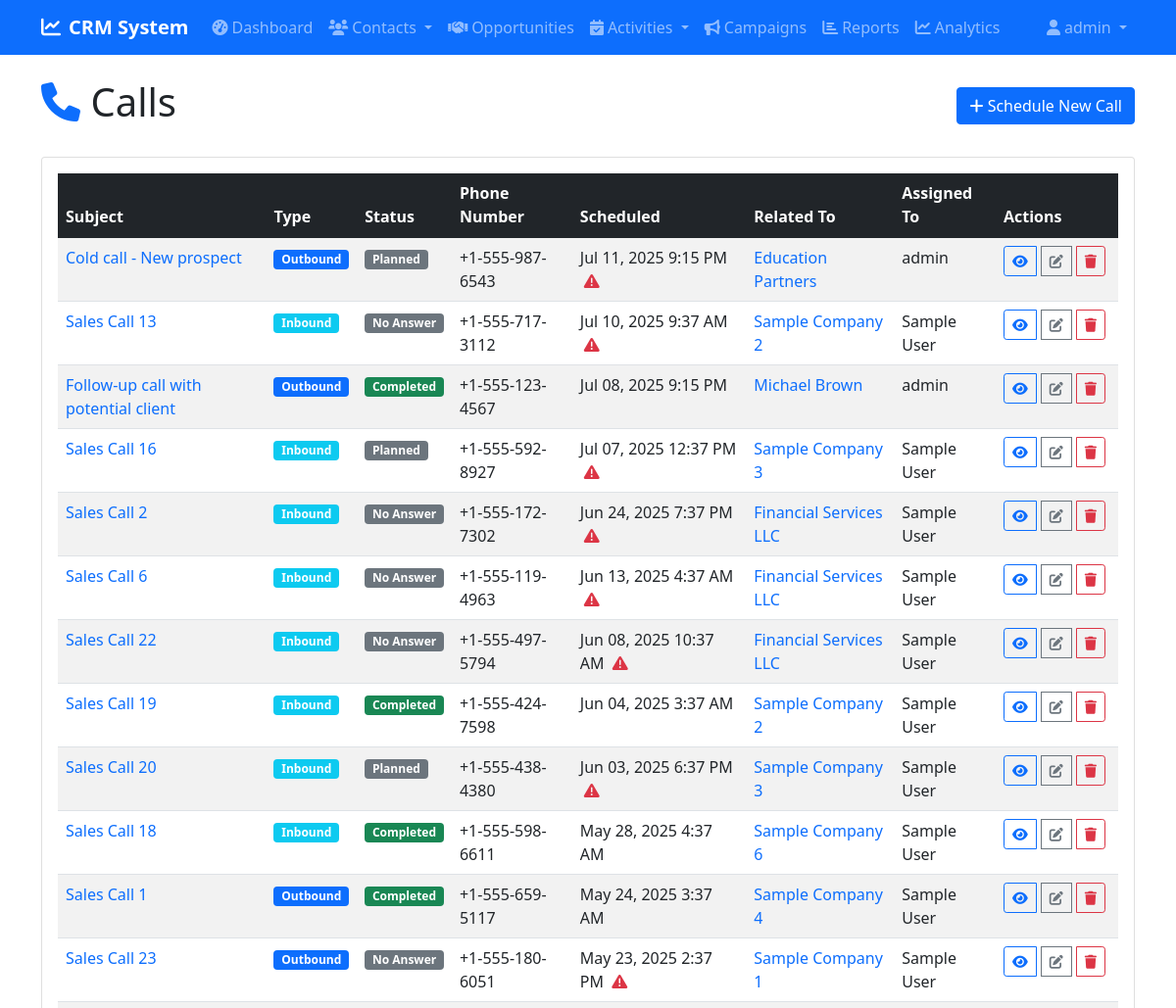
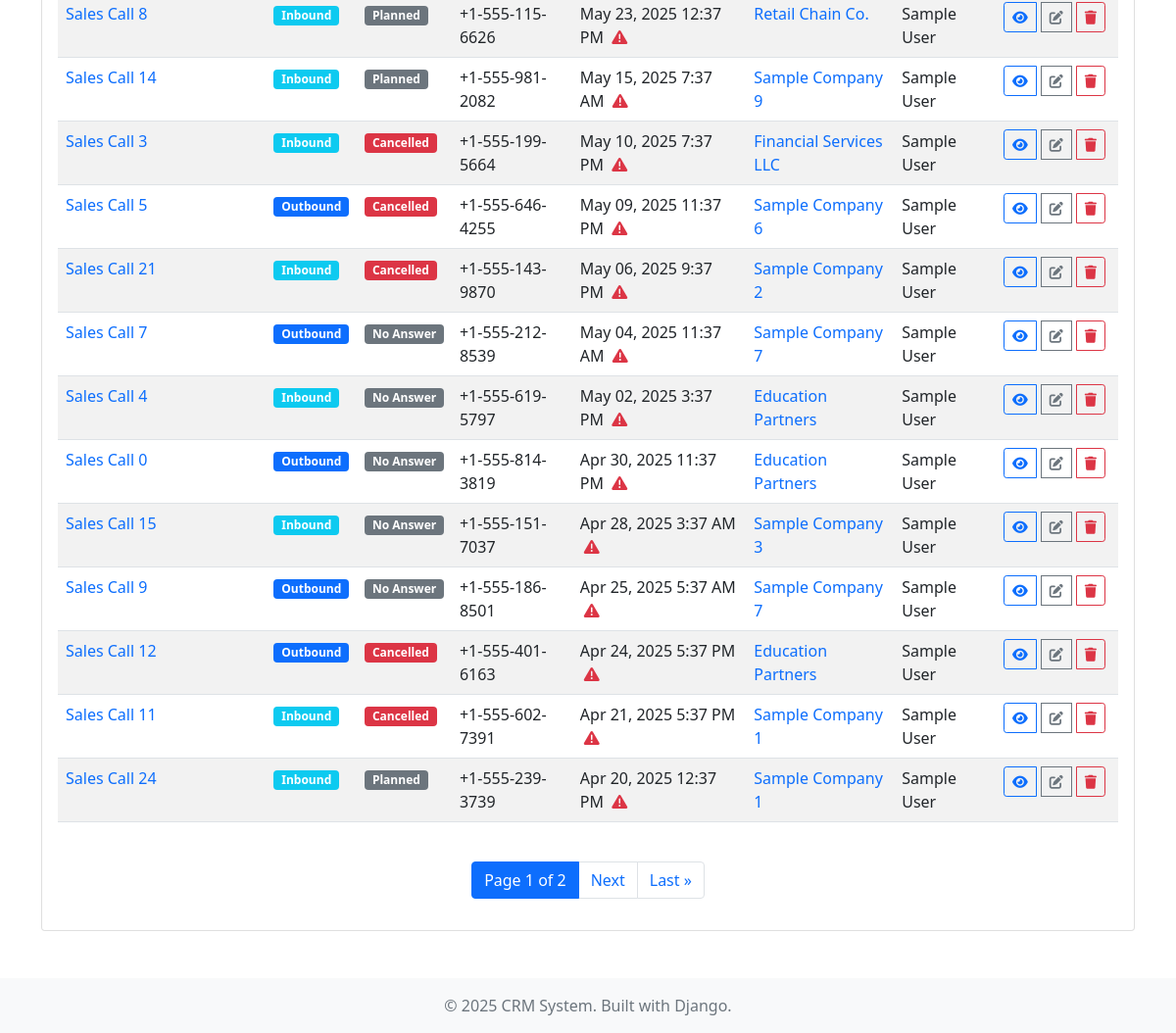
Screenshot of /tasks/calls/ (signed in) with the database file from the repository (2 pictures, top to bottom).
### tasks/models.py (models this page shows, shortened)
class Call(models.Model):
    STATUS_CHOICES = [
        ('planned', 'Planned'),
        ('in_progress', 'In Progress'),
        ('completed', 'Completed'),
        ('cancelled', 'Cancelled'),
        ('no_answer', 'No Answer'),
        ('busy', 'Busy'),
        ('left_message', 'Left Message'),
    ]
    CALL_TYPE_CHOICES = [
        ('inbound', 'Inbound'),
        ('outbound', 'Outbound'),
    ]
    CALL_RESULT_CHOICES = [
        ('interested', 'Interested'),
        ('not_interested', 'Not Interested'),
        ('callback_requested', 'Callback Requested'),
        ('voicemail', 'Voicemail'),
        ('busy', 'Busy'),
        ('no_answer', 'No Answer'),
        ('wrong_number', 'Wrong Number'),
        ('meeting_scheduled', 'Meeting Scheduled'),
        ('sale_closed', 'Sale Closed'),
    ]
    subject = models.CharField(max_length=200)
    call_type = models.CharField(max_length=10, choices=CALL_TYPE_CHOICES, default='outbound')
    status = models.CharField(max_length=15, choices=STATUS_CHOICES, default='planned')
    call_result = models.CharField(max_length=20, choices=CALL_RESULT_CHOICES, blank=True)
    phone_number = models.CharField(max_length=20)
    duration_minutes = models.PositiveIntegerField(null=True, blank=True, help_text="Duration in minutes")
    scheduled_datetime = models.DateTimeField()
    actual_start_time = models.DateTimeField(null=True, blank=True)
    actual_end_time = models.DateTimeField(null=True, blank=True)
    description = models.TextField(blank=True, help_text="Call agenda or notes")
    call_notes = models.TextField(blank=True, help_text="Notes taken during/after the call")
    related_account = models.ForeignKey('accounts.Account', on_delete=models.CASCADE, null=True, blank=True, related_name='calls')
    related_contact = models.ForeignKey('contacts.Contact', on_delete=models.CASCADE, null=True, blank=True, related_name='calls')
    related_lead = models.ForeignKey('leads.Lead', on_delete=models.CASCADE, null=True, blank=True, related_name='calls')
    related_opportunity = models.ForeignKey('opportunities.Opportunity', on_delete=models.CASCADE, null=True, blank=True, related_name='calls')
    assigned_to = models.ForeignKey(User, on_delete=models.CASCADE, related_name='assigned_calls')
    created_by = models.ForeignKey(User, on_delete=models.SET_NULL, null=True, blank=True, related_name='created_calls')
    created_at = models.DateTimeField(auto_now_add=True)
    updated_at = models.DateTimeField(auto_now=True)
    class Meta:
        ordering = ['-scheduled_datetime']
    @property
    def is_completed(self):
        return self.status == 'completed'
    @property
    def is_overdue(self):
        return self.scheduled_datetime < timezone.now() and not self.is_completed
    @property
    def related_object(self):
        if self.related_contact:
            return self.related_contact
        elif self.related_lead:
            return self.related_lead
        elif self.related_account:
            return self.related_account
        elif self.related_opportunity:
            return self.related_opportunity
        return None

### accounts/models.py (models this page shows)
class Account(models.Model):
    ACCOUNT_TYPES = [
        ('customer', 'Customer'),
        ('prospect', 'Prospect'),
        ('partner', 'Partner'),
        ('competitor', 'Competitor'),
        ('other', 'Other'),
    ]
    INDUSTRIES = [
        ('technology', 'Technology'),
        ('healthcare', 'Healthcare'),
        ('finance', 'Finance'),
        ('education', 'Education'),
        ('retail', 'Retail'),
        ('manufacturing', 'Manufacturing'),
        ('other', 'Other'),
    ]
    name = models.CharField(max_length=200)
    account_type = models.CharField(max_length=20, choices=ACCOUNT_TYPES, default='customer')
    industry = models.CharField(max_length=20, choices=INDUSTRIES, blank=True)
    website = models.URLField(blank=True)
    phone = models.CharField(max_length=20, blank=True)
    email = models.EmailField(blank=True)
    billing_street = models.TextField(blank=True)
    billing_city = models.CharField(max_length=100, blank=True)
    billing_state = models.CharField(max_length=100, blank=True)
    billing_postal_code = models.CharField(max_length=20, blank=True)
    billing_country = models.CharField(max_length=100, blank=True)
    shipping_street = models.TextField(blank=True)
    shipping_city = models.CharField(max_length=100, blank=True)
    shipping_state = models.CharField(max_length=100, blank=True)
    shipping_postal_code = models.CharField(max_length=20, blank=True)
    shipping_country = models.CharField(max_length=100, blank=True)
    annual_revenue = models.DecimalField(max_digits=15, decimal_places=2, null=True, blank=True)
    employees = models.IntegerField(null=True, blank=True)
    description = models.TextField(blank=True)
    assigned_to = models.ForeignKey(User, on_delete=models.SET_NULL, null=True, blank=True)
    created_by = models.ForeignKey(User, on_delete=models.SET_NULL, null=True, blank=True, related_name='created_accounts')
    created_at = models.DateTimeField(auto_now_add=True)
    updated_at = models.DateTimeField(auto_now=True)
    class Meta:
        ordering = ['name']
    def __str__(self):
        return self.name
    def get_absolute_url(self):
        return reverse('accounts:detail', kwargs={'pk': self.pk})

### contacts/models.py (models this page shows, shortened)
class Contact(models.Model):
    SALUTATIONS = [
        ('mr', 'Mr.'),
        ('mrs', 'Mrs.'),
        ('ms', 'Ms.'),
        ('dr', 'Dr.'),
        ('prof', 'Prof.'),
    ]
    salutation = models.CharField(max_length=10, choices=SALUTATIONS, blank=True)
    first_name = models.CharField(max_length=100)
    last_name = models.CharField(max_length=100)
    title = models.CharField(max_length=100, blank=True)
    email = models.EmailField()
    phone = models.CharField(max_length=20, blank=True)
    mobile = models.CharField(max_length=20, blank=True)
    fax = models.CharField(max_length=20, blank=True)
    mailing_street = models.TextField(blank=True)
    mailing_city = models.CharField(max_length=100, blank=True)
    mailing_state = models.CharField(max_length=100, blank=True)
    mailing_postal_code = models.CharField(max_length=20, blank=True)
    mailing_country = models.CharField(max_length=100, blank=True)
    other_street = models.TextField(blank=True)
    other_city = models.CharField(max_length=100, blank=True)
    other_state = models.CharField(max_length=100, blank=True)
    other_postal_code = models.CharField(max_length=20, blank=True)
    other_country = models.CharField(max_length=100, blank=True)
    account = models.ForeignKey(Account, on_delete=models.CASCADE, related_name='contacts')
    reports_to = models.ForeignKey('self', on_delete=models.SET_NULL, null=True, blank=True)
    department = models.CharField(max_length=100, blank=True)
    lead_source = models.CharField(max_length=100, blank=True)
    do_not_call = models.BooleanField(default=False)
    email_opt_out = models.BooleanField(default=False)
    description = models.TextField(blank=True)
    assigned_to = models.ForeignKey(User, on_delete=models.SET_NULL, null=True, blank=True)
    created_by = models.ForeignKey(User, on_delete=models.SET_NULL, null=True, blank=True, related_name='created_contacts')
    created_at = models.DateTimeField(auto_now_add=True)
    updated_at = models.DateTimeField(auto_now=True)
    class Meta:
        ordering = ['last_name', 'first_name']
    def __str__(self):
        return f"{self.first_name} {self.last_name}"
    def get_absolute_url(self):
        return reverse('contacts:detail', kwargs={'pk': self.pk})

### tasks/views.py (the view)
# urls.py: path('calls/', views.CallListView.as_view(), name='call_list'),
class CallListView(LoginRequiredMixin, ListView):
    model = Call
    template_name = 'tasks/call_list.html'
    context_object_name = 'calls'
    paginate_by = 25
    def get_queryset(self):
        return Call.objects.select_related('assigned_to', 'related_contact', 'related_account').order_by('-scheduled_datetime')

### templates/tasks/call_list.html (shortened to what this page needs)
{% extends 'base.html' %}
{% block content %}
<div class="d-flex justify-content-between align-items-center mb-4">
    <h1><i class="fas fa-phone text-primary"></i> Calls</h1>
    <a href="{% url 'tasks:call_create' %}" class="btn btn-primary">
        <i class="fas fa-plus"></i> Schedule New Call
    </a>
</div>
<div class="card">
    <div class="card-body">
        <div class="table-responsive">
            <table class="table table-striped table-hover">
                <thead class="table-dark">
                    <tr>
                        <th>Subject</th>
                        <th>Type</th>
                        <th>Status</th>
                        <th>Phone Number</th>
                        <th>Scheduled</th>
                        <th>Related To</th>
                        <th>Assigned To</th>
                        <th>Actions</th>
                    </tr>
                </thead>
                <tbody>
                    {% for call in calls %}
                    <tr>
                        <td>
                            <a href="{% url 'tasks:call_detail' call.pk %}" class="text-decoration-none">
                                {{ call.subject }}
                            </a>
                        </td>
                        <td>
                            <span class="badge {% if call.call_type == 'inbound' %}bg-info{% else %}bg-primary{% endif %}">
                                {{ call.get_call_type_display }}
                            </span>
                        </td>
                        <td>
                            <span class="badge
                                {% if call.status == 'completed' %}bg-success
                                {% elif call.status == 'in_progress' %}bg-warning
                                {% elif call.status == 'cancelled' %}bg-danger
                                {% else %}bg-secondary{% endif %}">
                                {{ call.get_status_display }}
                            </span>
                        </td>
                        <td>{{ call.phone_number }}</td>
                        <td>
                            {{ call.scheduled_datetime|date:"M d, Y g:i A" }}
                            {% if call.is_overdue %}
                                <i class="fas fa-exclamation-triangle text-danger ms-1" title="Overdue"></i>
                            {% endif %}
                        </td>
                        <td>
                            {% if call.related_object %}
                                <a href="{{ call.related_object.get_absolute_url }}" class="text-decoration-none">
                                    {{ call.related_object }}
                                </a>
                            {% else %}
                                <span class="text-muted">-</span>
                            {% endif %}
                        </td>
                        <td>{{ call.assigned_to.get_full_name|default:call.assigned_to.username }}</td>
                        <td>
                            <div class="btn-group btn-group-sm" role="group">
                                <a href="{% url 'tasks:call_detail' call.pk %}" class="btn btn-outline-primary btn-sm" title="View">
                                    <i class="fas fa-eye"></i>
                                </a>
                                <a href="{% url 'tasks:call_edit' call.pk %}" class="btn btn-outline-secondary btn-sm" title="Edit">
                                    <i class="fas fa-edit"></i>
                                </a>
                                <a href="{% url 'tasks:call_delete' call.pk %}" class="btn btn-outline-danger btn-sm" title="Delete">
                                    <i class="fas fa-trash"></i>
                                </a>
                            </div>
                        </td>
                    </tr>
                    {% endfor %}
                </tbody>
            </table>
        </div>
        {% if is_paginated %}
        <nav aria-label="Page navigation">
            <ul class="pagination justify-content-center mt-4">
                <li class="page-item active">
                    <span class="page-link">
                        Page {{ page_obj.number }} of {{ page_obj.paginator.num_pages }}
                    </span>
                </li>
                {% if page_obj.has_next %}
                    <li class="page-item">
                        <a class="page-link" href="?page={{ page_obj.next_page_number }}">Next</a>
                    </li>
                    <li class="page-item">
                        <a class="page-link" href="?page={{ page_obj.paginator.num_pages }}">Last &raquo;</a>
                    </li>
                {% endif %}
            </ul>
        </nav>
        {% endif %}
    </div>
</div>
{% endblock %}

### templates/base.html (shortened to what this page needs)
<!DOCTYPE html>
<html lang="en">
<head>
    <link href="https://cdn.jsdelivr.net/npm/bootstrap@5.1.3/dist/css/bootstrap.min.css" rel="stylesheet">
    <link href="https://cdnjs.cloudflare.com/ajax/libs/font-awesome/6.0.0/css/all.min.css" rel="stylesheet">
    {% load static %}
    <link href="{% static 'css/custom.css' %}" rel="stylesheet">
</head>
<body>
    <nav class="navbar navbar-expand-lg navbar-dark bg-primary">
        <div class="container">
            <a class="navbar-brand" href="{% url 'dashboard:home' %}">
                <i class="fas fa-chart-line me-2"></i>CRM System
            </a>
            {% if user.is_authenticated %}
            <div class="collapse navbar-collapse" id="navbarNav">
                <ul class="navbar-nav me-auto">
                    <li class="nav-item">
                        <a class="nav-link" href="{% url 'dashboard:home' %}">
                            <i class="fas fa-tachometer-alt me-1"></i>Dashboard
                        </a>
                    </li>
                    <li class="nav-item dropdown">
                        <a class="nav-link dropdown-toggle" href="#" role="button" data-bs-toggle="dropdown">
                            <i class="fas fa-users me-1"></i>Contacts
                        </a>
                    </li>
                    <li class="nav-item">
                        <a class="nav-link" href="{% url 'opportunities:list' %}">
                            <i class="fas fa-handshake me-1"></i>Opportunities
                        </a>
                    </li>
                    <li class="nav-item dropdown">
                        <a class="nav-link dropdown-toggle" href="#" role="button" data-bs-toggle="dropdown">
                            <i class="fas fa-calendar-check me-1"></i>Activities
                        </a>
                    </li>
                    <li class="nav-item">
                        <a class="nav-link" href="{% url 'campaigns:list' %}">
                            <i class="fas fa-bullhorn me-1"></i>Campaigns
                        </a>
                    </li>
                    <li class="nav-item">
                        <a class="nav-link" href="{% url 'dashboard:reports' %}">
                            <i class="fas fa-chart-bar me-1"></i>Reports
                        </a>
                    </li>
                    <li class="nav-item">
                        <a class="nav-link" href="{% url 'dashboard:analytics' %}">
                            <i class="fas fa-chart-line me-1"></i>Analytics
                        </a>
                    </li>
                </ul>
                <ul class="navbar-nav">
                    <li class="nav-item dropdown">
                        <a class="nav-link dropdown-toggle" href="#" role="button" data-bs-toggle="dropdown">
                            <i class="fas fa-user me-1"></i>{{ user.username }}
                        </a>
                    </li>
                </ul>
            </div>
            {% endif %}
        </div>
    </nav>
    <main class="container my-4">
        {% block content %}
        {% endblock %}
    </main>
    <footer class="bg-light text-center py-3 mt-5">
        <div class="container">
            <p class="text-muted mb-0">&copy; 2025 CRM System. Built with Django.</p>
        </div>
    </footer>
</body>
</html>

### static/css/custom.css (style rules this page uses)
.navbar-brand { font-weight: bold; }
.btn-sm { margin-right: 5px; }

### rows the page displays
Call: subject "Cold call - New prospect", call_type "Outbound", status "Planned", phone_number "+1-555-987-6543", scheduled_datetime "Jul 11, 2025 9:15 PM", related_object "Education Partners", assigned_to.get_full_name "admin"
Call: subject "Sales Call 13", call_type "Inbound", status "No Answer", phone_number "+1-555-717-3112", scheduled_datetime "Jul 10, 2025 9:37 AM", related_object "Sample Company 2", assigned_to.get_full_name "Sample User"
Call: subject "Follow-up call with potential client", call_type "Outbound", status "Completed", phone_number "+1-555-123-4567", scheduled_datetime "Jul 08, 2025 9:15 PM", related_object "Michael Brown", assigned_to.get_full_name "admin"
Call: subject "Sales Call 16", call_type "Inbound", status "Planned", phone_number "+1-555-592-8927", scheduled_datetime "Jul 07, 2025 12:37 PM", related_object "Sample Company 3", assigned_to.get_full_name "Sample User"
Call: subject "Sales Call 2", call_type "Inbound", status "No Answer", phone_number "+1-555-172-7302", scheduled_datetime "Jun 24, 2025 7:37 PM", related_object "Financial Services LLC", assigned_to.get_full_name "Sample User"
Call: subject "Sales Call 6", call_type "Inbound", status "No Answer", phone_number "+1-555-119-4963", scheduled_datetime "Jun 13, 2025 4:37 AM", related_object "Financial Services LLC", assigned_to.get_full_name "Sample User"
Call: subject "Sales Call 22", call_type "Inbound", status "No Answer", phone_number "+1-555-497-5794", scheduled_datetime "Jun 08, 2025 10:37 AM", related_object "Financial Services LLC", assigned_to.get_full_name "Sample User"
Call: subject "Sales Call 19", call_type "Inbound", status "Completed", phone_number "+1-555-424-7598", scheduled_datetime "Jun 04, 2025 3:37 AM", related_object "Sample Company 2", assigned_to.get_full_name "Sample User"
Call: subject "Sales Call 20", call_type "Inbound", status "Planned", phone_number "+1-555-438-4380", scheduled_datetime "Jun 03, 2025 6:37 PM", related_object "Sample Company 3", assigned_to.get_full_name "Sample User"
Call: subject "Sales Call 18", call_type "Inbound", status "Completed", phone_number "+1-555-598-6611", scheduled_datetime "May 28, 2025 4:37 AM", related_object "Sample Company 6", assigned_to.get_full_name "Sample User"
Call: subject "Sales Call 1", call_type "Outbound", status "Completed", phone_number "+1-555-659-5117", scheduled_datetime "May 24, 2025 3:37 AM", related_object "Sample Company 4", assigned_to.get_full_name "Sample User"
Call: subject "Sales Call 23", call_type "Outbound", status "No Answer", phone_number "+1-555-180-6051", scheduled_datetime "May 23, 2025 2:37 PM", related_object "Sample Company 1", assigned_to.get_full_name "Sample User"
Call: subject "Sales Call 8", call_type "Inbound", status "Planned", phone_number "+1-555-115-6626", scheduled_datetime "May 23, 2025 12:37 PM", related_object "Retail Chain Co.", assigned_to.get_full_name "Sample User"
Call: subject "Sales Call 14", call_type "Inbound", status "Planned", phone_number "+1-555-981-2082", scheduled_datetime "May 15, 2025 7:37 AM", related_object "Sample Company 9", assigned_to.get_full_name "Sample User"
Call: subject "Sales Call 3", call_type "Inbound", status "Cancelled", phone_number "+1-555-199-5664", scheduled_datetime "May 10, 2025 7:37 PM", related_object "Financial Services LLC", assigned_to.get_full_name "Sample User"
Call: subject "Sales Call 5", call_type "Outbound", status "Cancelled", phone_number "+1-555-646-4255", scheduled_datetime "May 09, 2025 11:37 PM", related_object "Sample Company 6", assigned_to.get_full_name "Sample User"
Call: subject "Sales Call 21", call_type "Inbound", status "Cancelled", phone_number "+1-555-143-9870", scheduled_datetime "May 06, 2025 9:37 PM", related_object "Sample Company 2", assigned_to.get_full_name "Sample User"
Call: subject "Sales Call 7", call_type "Outbound", status "No Answer", phone_number "+1-555-212-8539", scheduled_datetime "May 04, 2025 11:37 AM", related_object "Sample Company 7", assigned_to.get_full_name "Sample User"
Call: subject "Sales Call 4", call_type "Inbound", status "No Answer", phone_number "+1-555-619-5797", scheduled_datetime "May 02, 2025 3:37 PM", related_object "Education Partners", assigned_to.get_full_name "Sample User"
Call: subject "Sales Call 0", call_type "Outbound", status "No Answer", phone_number "+1-555-814-3819", scheduled_datetime "Apr 30, 2025 11:37 PM", related_object "Education Partners", assigned_to.get_full_name "Sample User"
Call: subject "Sales Call 15", call_type "Inbound", status "No Answer", phone_number "+1-555-151-7037", scheduled_datetime "Apr 28, 2025 3:37 AM", related_object "Sample Company 3", assigned_to.get_full_name "Sample User"
Call: subject "Sales Call 9", call_type "Outbound", status "No Answer", phone_number "+1-555-186-8501", scheduled_datetime "Apr 25, 2025 5:37 AM", related_object "Sample Company 7", assigned_to.get_full_name "Sample User"
Call: subject "Sales Call 12", call_type "Outbound", status "Cancelled", phone_number "+1-555-401-6163", scheduled_datetime "Apr 24, 2025 5:37 PM", related_object "Education Partners", assigned_to.get_full_name "Sample User"
Call: subject "Sales Call 11", call_type "Inbound", status "Cancelled", phone_number "+1-555-602-7391", scheduled_datetime "Apr 21, 2025 5:37 PM", related_object "Sample Company 1", assigned_to.get_full_name "Sample User"
Call: subject "Sales Call 24", call_type "Inbound", status "Planned", phone_number "+1-555-239-3739", scheduled_datetime "Apr 20, 2025 12:37 PM", related_object "Sample Company 1", assigned_to.get_full_name "Sample User"

### other values shown
{{ user.username }} "admin"
{{ page_obj.number }} "1"
{{ page_obj.paginator.num_pages }} "2"
